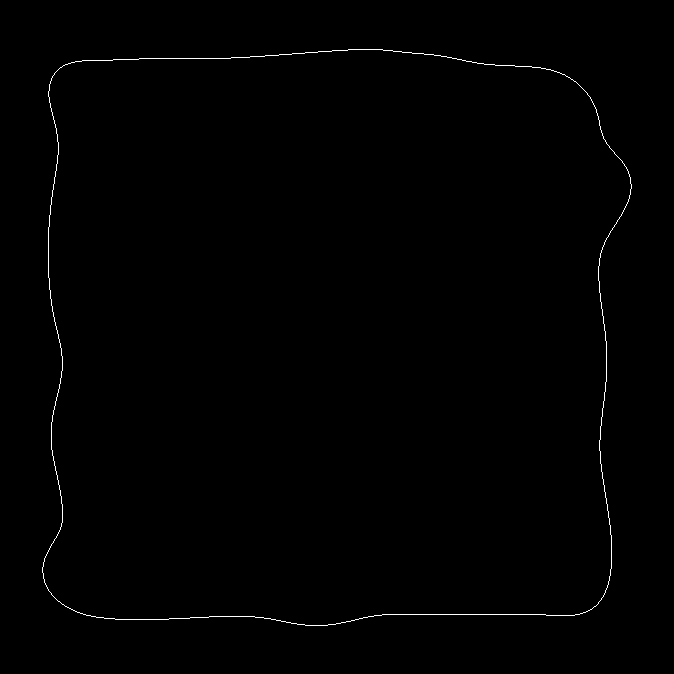
%> input picture DIPUM2E_International_Original_Book_Images/DIPUM2E_International_Original_Book_Images/DIPUM2E_International_Ed_CH11_Images/Fig1111(a).tif, 674 x 674 px
$ octave e8_5.m   (GNU Octave 9; MATLAB toolbox functions it lacks are replaced by stand-ins)
%> lines starting %> are read from the running program, lines starting %| are printed output that depends on the picture; in (x1, y1, x2, y2) boxes, pixels count from 0 and x2, y2 are one past the last pixel; in counts of white or black regions, pixels touching at a corner belong together; the program's own positions count from 1
### dipum_toolbox_2.0.1/signature.m
function [dist, angle] = signature(b, x0, y0)
%SIGNATURE Computes the signature of a boundary.
%   [DIST, ANGLE, XC, YC] = SIGNATURE(B, X0, Y0) computes the
%   signature of a given boundary. A signature is defined as the
%   distance from (X0, Y0) to the boundary, as a function of angle
%   (ANGLE). B is an np-by-2 array (np > 2) containing the (x, y)
%   coordinates of the boundary ordered in a clockwise or
%   counterclockwise direction. If (X0, Y0) is not included in the
%   input argument, the centroid of the boundary is used by default.
%   The maximum size of arrays DIST and ANGLE is 360-by-1,
%   indicating a maximum resolution of one degree. The input must be
%   a one-pixel-thick boundary obtained, for example, by using
%   function bwboundaries.
%
%   If (X0, Y0) or the default centroid is outside the boundary, the
%   signature is not defined and an error is issued.

%   Copyright 2002-2009 R. C. Gonzalez, R. E. Woods, and S. L. Eddins
%   From the book Digital Image Processing Using MATLAB, 2nd ed.,
%   Gatesmark Publishing, 2009.
%
%   Book web site: http://www.imageprocessingplace.com
%   Publisher web site: http://www.gatesmark.com/DIPUM2e.htm

% Check dimensions of b.
[np, nc] = size(b);
if (np < nc || nc ~= 2)
   error('b must be of size np-by-2.');
end

% Some boundary tracing programs, such as boundaries.m, result in a
% sequence in which the coordinates of the first and last points are
% the same. If this is the case, in b, eliminate the last point.
if isequal(b(1, :), b(np, :))
   b = b(1:np - 1, :);
   np = np - 1;
end

% Compute the origin of vector as the centroid, or use the two
% values specified. Use the same symbol (xc, yc) in case the user
% includes (xc, yc) in the output call.
if nargin == 1
   x0 = sum(b(:, 1))/np; % Coordinates of the centroid.
   y0 = sum(b(:, 2))/np;
end

% Check to see that (xc, yc) is inside the boundary.
IN = inpolygon(x0, y0, b(:, 1), b(:, 2));
if ~IN
   error('(x0, y0) or centroid is not inside the boundary.')
end

% Shift origin of coordinate system to (x0, y0).
b(:, 1) = b(:, 1) - x0;
b(:, 2) = b(:, 2) - y0;

% Convert the coordinates to polar.  But first have to convert the
% given image coordinates, (x, y), to the coordinate system used by
% MATLAB for conversion between Cartesian and polar cordinates.
% Designate these coordinates by (xcart, ycart). The two coordinate
% systems are related as follows:  xcart = y and ycart = -x.
xcart = b(:, 2);
ycart = -b(:, 1);
[theta, rho] = cart2pol(xcart, ycart);

% Convert angles to degrees.
theta = theta.*(180/pi);

% Convert to all nonnegative angles.
j = theta == 0; % Store the indices of theta = 0 for use below.
theta = theta.*(0.5*abs(1 + sign(theta)))...
        - 0.5*(-1 + sign(theta)).*(360 + theta);
theta(j) = 0; % To preserve the 0 values.

% Round theta to 1 degree increments.
theta = round(theta);

% Keep theta and rho together for sorting purposes.
tr = [theta, rho];

% Delete duplicate angles.  The unique operation also sorts the
% input in ascending order.
[w, u] = unique(tr(:, 1));
tr = tr(u,:); % u identifies the rows kept by unique.

% If the last angle equals 360 degrees plus the first angle, delete
% the last angle.
if tr(end, 1) == tr(1) + 360
   tr = tr(1:end - 1, :);
end

% Output the angle values.
angle = tr(:, 1);

% Output the length values.
dist = tr(:, 2);

### example/e8_5.m
clc,clear,close all;
fsq = imread('Fig1111(a).tif');
%> fsq: size 674x674 logical; 0.46% white in thin lines or dots, all inside (x1, y1, x2, y2) = (42, 49, 632, 626)
ftr = imread('Fig1111(b).tif');
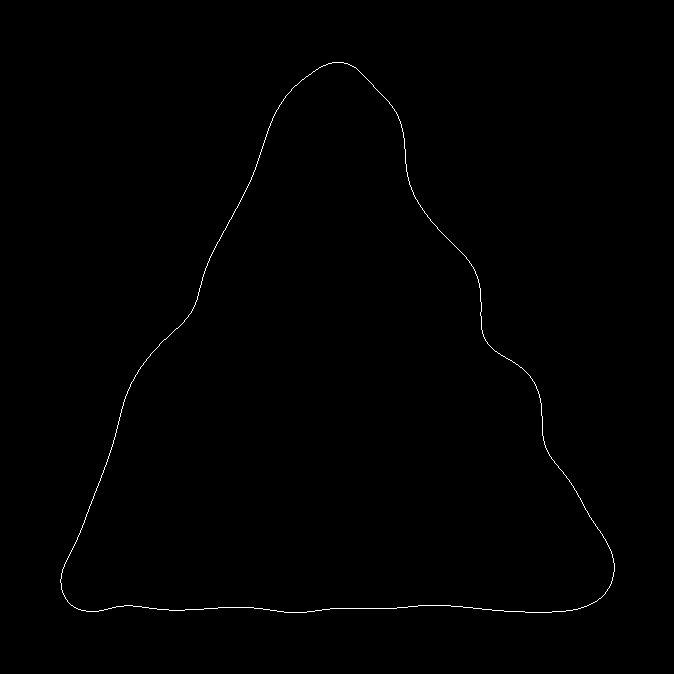
%> input picture DIPUM2E_International_Original_Book_Images/DIPUM2E_International_Original_Book_Images/DIPUM2E_International_Ed_CH11_Images/Fig1111(b).tif, 674 x 674 px
%> ftr: size 674x674 logical; 0.36% white in thin lines or dots, all inside (x1, y1, x2, y2) = (60, 62, 615, 613)
figure
subplot(221),imshow(fsq)
subplot(222),imshow(ftr)
bSq = bwboundaries(fsq, 'noholes');
%> bSq = 1 boundary; box (x1, y1, x2, y2) and points: (42, 49, 632, 626) 2112
[distSq, angleSq] = signature(bSq{1});
%> in signature, `[np, nc] = size(b);`: np = 2112; nc = 2
%> in signature, `b = b(1:np - 1, :);`: b = 2111 rows, first 12: [568 43; 567 44; 566 44; 565 44; 564 44; 563 44; 562 45; 561 45; 560 45; 559 45; 558 46; 557 46]
%> in signature, `np = np - 1;`: np = 2111
%> in signature, `x0 = sum(b(:, 1))/np;`: x0 = 341.9
%> in signature, `y0 = sum(b(:, 2))/np;`: y0 = 325.7
%> in signature, `IN = inpolygon(x0, y0, b(:, 1), b(:, 2));`: IN = true
%> in signature, `xcart = b(:, 2);`: xcart = 2111 values, max 306.3 at index 1119, min -282.7 at index 1, mean -2.07e-14
%> in signature, `ycart = -b(:, 1);`: ycart = 2111 values, max 291.9 at index 789, min -284.1 at index 1809, mean -2.76e-14
%> in signature, `[theta, rho] = cart2pol(xcart, ycart);`: theta = 2111 values, max 3.14 at index 228, min -3.14 at index 227, mean 0.00228; rho = 2111 values, max 380.9 at index 501, min 263.2 at index 212, mean 315.3
%> in signature, `theta = theta.*(180/pi);`: theta = 2111 values, max 179.8 at index 228, min -180 at index 227, mean 0.13
%> in signature, `j = theta == 0;`: j = 2111 logical values, 0 true
%> in signature, `theta = theta.*(0.5*abs(1 + sign(theta))) - 0.5*(-1 + sign(theta)).*(3..`: theta = 2111 values, max 360 at index 1276, min 0.18 at index 1275, mean 181.4
%> in signature, `theta = round(theta);`: theta = 2111 values, max 360 at index 1276, min 0 at index 1274, mean 181.4
%> in signature, `tr = [theta, rho];`: tr = 2111 rows, first 12: [219 362; 219 360.6; 219 360; 218 359.4; 218 358.7; 218 358.1; 218 356.7; 218 356.1; 218 355.5; 218 354.9; 218 353.5; 218 352.9]
%> in signature, `[w, u] = unique(tr(:, 1));`: w = 361 values from 0 to 360; u = 361 values, max 2099 at index 221, min 1 at index 220, mean 1050.4
%> in signature, `tr = tr(u,:);`: tr = 361 rows, first 12: [0 280.3; 1 280.4; 2 279.5; 3 279.8; 4 279.1; 5 278.5; 6 279; 7 278.6; 8 278.3; 9 279.1; 10 278.8; 11 279.7]
%> in signature, `tr = tr(1:end - 1, :);`: tr = 360 rows, first 12: [0 280.3; 1 280.4; 2 279.5; 3 279.8; 4 279.1; 5 278.5; 6 279; 7 278.6; 8 278.3; 9 279.1; 10 278.8; 11 279.7]
%> in signature, `angle = tr(:, 1);`: angle = 360 values from 0 to 359
%> in signature, `dist = tr(:, 2);`: dist = 360 values, max 380.9 at index 135, min 263.2 at index 184, mean 311.3
%> distSq has the same summary as dist in signature; angleSq = 360 values from 0 to 359
subplot(223),plot(angleSq, distSq)
bSq = bwboundaries(ftr, 'noholes');
%> bSq = 1 boundary; box (x1, y1, x2, y2) and points: (60, 62, 615, 613) 1653
[distSq, angleSq] = signature(bSq{1});
%> in signature (call 2), `b = b(1:np - 1, :);`: b = 1652 rows, first 12: [580 61; 579 62; 578 62; 577 62; 576 62; 575 62; 574 62; 573 63; 572 63; 571 63; 570 63; 569 64]
%> in signature (call 2), `tr = [theta, rho];`: tr = 1652 rows, first 12: [211 319; 211 317.6; 211 317.1; 210 316.6; 210 316.1; 210 315.6; 210 315.1; 210 313.8; 210 313.3; 210 312.8; 209 312.3; 209 310.9]
%> in signature (call 2), `tr = tr(u,:);`: tr = 361 rows, first 12: [0 207.2; 1 207.2; 2 207.3; 3 207.5; 4 206.7; 5 206.1; 6 205.4; 7 204.9; 8 204.3; 9 202.9; 10 201.5; 11 200.1]
%> in signature (call 2), `tr = tr(1:end - 1, :);`: tr = 360 rows, first 12: [0 207.2; 1 207.2; 2 207.3; 3 207.5; 4 206.7; 5 206.1; 6 205.4; 7 204.9; 8 204.3; 9 202.9; 10 201.5; 11 200.1]
%> distSq = 360 values, max 353.4 at index 90, min 168.9 at index 27, mean 232.6
subplot(224),plot(angleSq, distSq)
%> after `plot(angleSq, distSq)`:
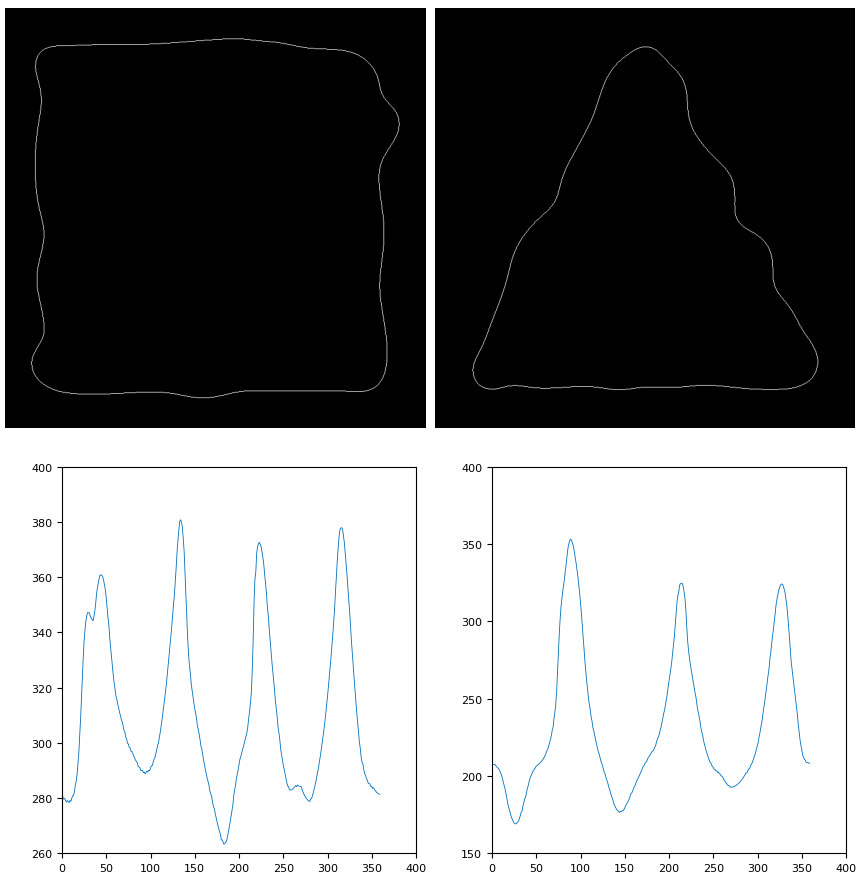
%> figure redrawn from the program's plot data, 4 panels
